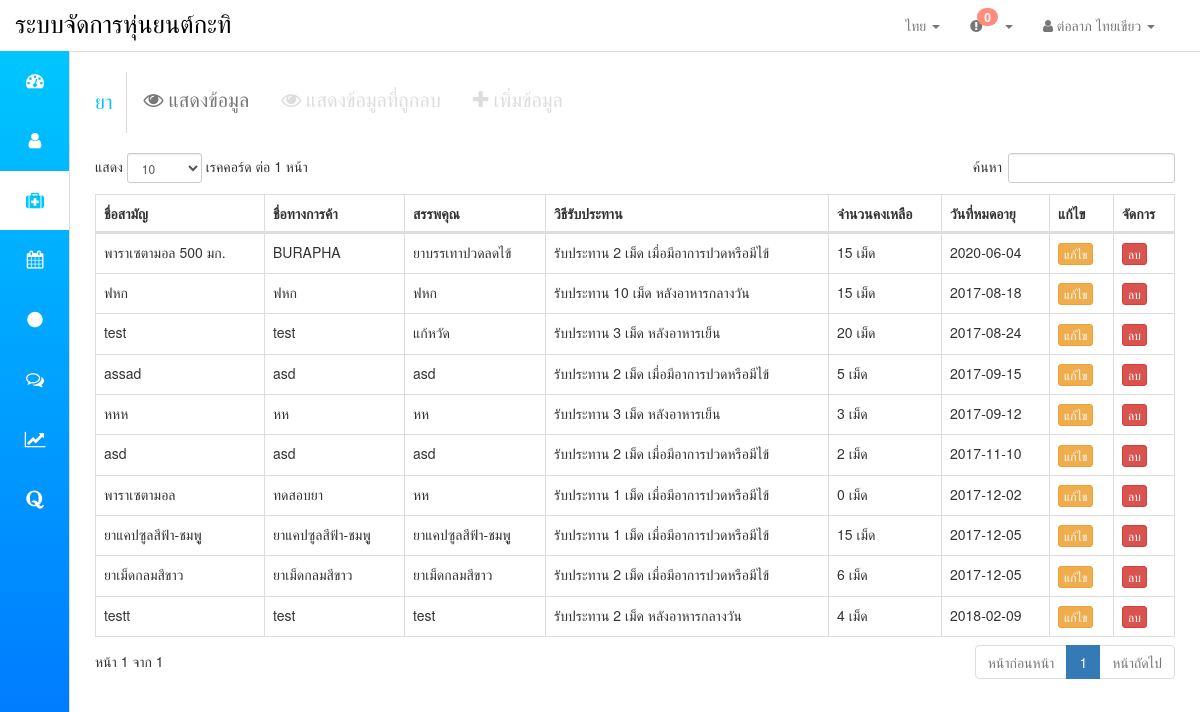
The page /display_pill.php (signed in) on the database as committed earlier.
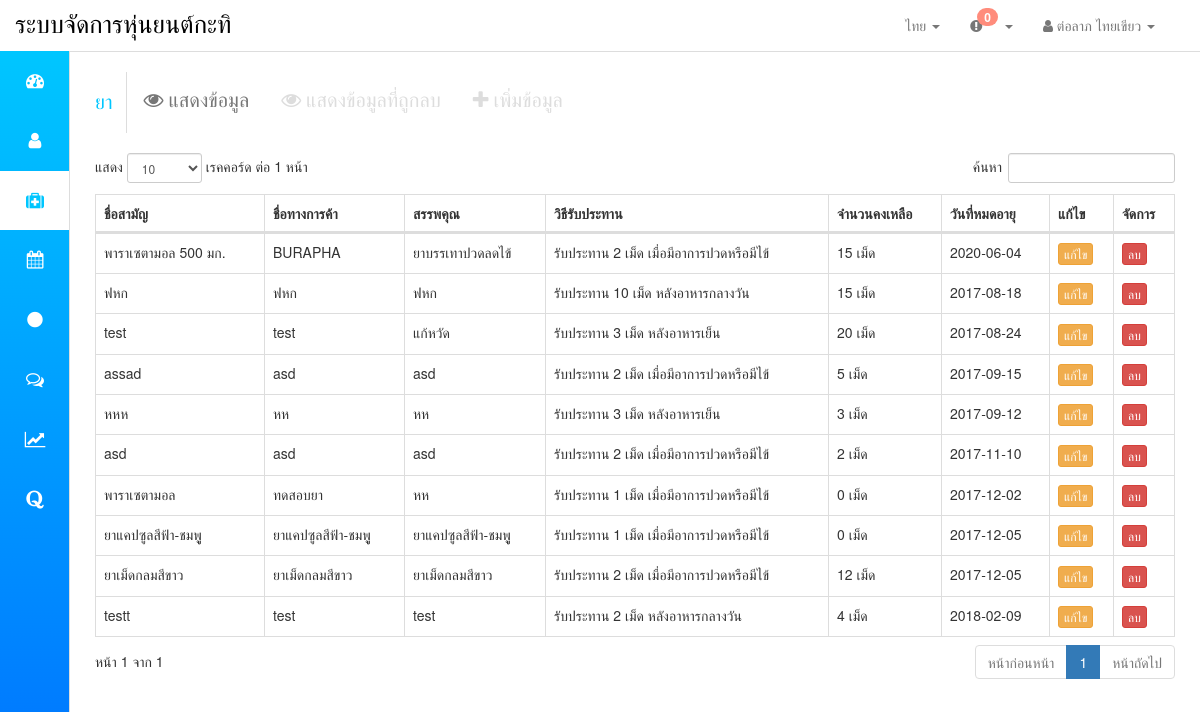
The same page on the database as committed later.
### tables this page shows
CREATE TABLE `pill` (
  `Pill_id` int(11) NOT NULL,
  `Pill_commonname_thai` varchar(100) NOT NULL,
  `Pill_commonname_english` varchar(100) NOT NULL,
  `Pill_brandname_thai` varchar(100) NOT NULL,
  `Pill_brandname_english` varchar(100) NOT NULL,
  `Pill_properties_thai` varchar(200) NOT NULL,
  `Pill_properties_english` varchar(100) NOT NULL,
  `Pill_duration` enum('painorfever','beforebreakfast','beforelunch','beforedinner') NOT NULL,
  `Pill_dispenseramount` int(1) NOT NULL,
  `Pill_left` int(2) NOT NULL,
  `Pill_expiry_date` date NOT NULL,
  `Pill_visiblestatus` tinyint(1) NOT NULL
);

### lang/th.php (called while the page is built, shortened)
<?php
	$strEtclanglabel="thai";
	$strNavbarbrand = "ระบบจัดการหุ่นยนต์กะทิ";
	$strCurrentlang = "ไทย";
	$strPill = "ยา";
	$strPillunit = "เม็ด";
	$strSubmenudisplayinformation = "แสดงข้อมูล";
	$strSubmenudisplaydeleteinformation = "แสดงข้อมูลที่ถูกลบ";
	$strSubmenuinsertinfomation = "เพิ่มข้อมูล";
	$strPillcommonnamelabel = "ชื่อสามัญ";
	$strPillbrandnamelabel = "ชื่อทางการค้า";
	$strPillpropertieslabel = "สรรพคุณ";
	$strPillmethodlabel = "วิธีรับประทาน";
	$strPillleftlabel = "จำนวนคงเหลือ";
	$strPillexpirydatelabel = "วันที่หมดอายุ";
	$strPilldurationtakelabel = "รับประทาน";
	$strTableedit= "แก้ไข";
	$strTablemanage= "จัดการ";
	$strTableeditbutton = "แก้ไข";
	$strTabledeletebutton = "ลบ";
	function unit_convert($num,$unit) {
			return $num." ".$unit;
	}
?>

### display_pill.php (the view, shortened to what this page needs)
<!DOCTYPE html>
<html>
<head>
<link href="bootstrap/css/bootstrap.css" rel="stylesheet"/>
<link rel="stylesheet" href="font-awesome-4.7.0/css/font-awesome.min.css">
<link href="bootstrap/css/custom.css" rel="stylesheet"/>
<link rel="stylesheet" href="DataTables-1.10.15/media/css/dataTables.bootstrap.min.css" />
<link rel="stylesheet" type="text/css" href="sweetalert-master/dist/sweetalert.css">
</head>
<body>
<?php
include("connect.php");
$sql = "SELECT * FROM `pill` WHERE Pill_visiblestatus = '1' ORDER BY Pill_id";
$result=$conn->query($sql);
?>
<div id="wrapper">
      <?php include("menu.php"); ?>
     <div id="page-wrapper">
       <div class="container-fluid">
       <div class="row">
       <div class="col-md-12">
      <ul class="sub_menu">
  <li class="brand"><?php echo $strPill;?></li>
  <li><a href="#" class="display"><i class="fa fa-eye" aria-hidden="true"></i> <?php echo $strSubmenudisplayinformation;?></a></li>
   <li><a href="display_pill_restore.php" class="display_restore"><i class="fa fa-eye" aria-hidden="true"></i> <?php echo $strSubmenudisplaydeleteinformation;?></a></li>
    <li><a href="insert_pill_form.php" class="add"><i class="fa fa-plus" aria-hidden="true"></i> <?php echo $strSubmenuinsertinfomation;?></a></li>
</ul>
     </div>
     </div>
      <div class="row">
      <div class="col-md-12">
   <table id="pill_data" class="table table-bordered">
    <thead>
      <tr>
        <th><?php echo $strPillcommonnamelabel ;?></th>
        <th><?php echo $strPillbrandnamelabel ;?></th>
        <th><?php echo $strPillpropertieslabel ;?></th>
        <th><?php echo $strPillmethodlabel ;?></th>
          <th><?php echo $strPillleftlabel ;?></th>
          <th><?php echo $strPillexpirydatelabel ;?></th>
            <th><?php echo $strTableedit ;?></th>
          <th><?php echo $strTablemanage ;?></th>
      </tr>
    </thead>
    <tbody>
    <?php while($row=$result->fetch_assoc()){
     ?>
      <tr>
        <td><?php echo $row['Pill_commonname_'.$strEtclanglabel];?></td>
        <td><?php echo $row['Pill_brandname_'.$strEtclanglabel];?></td>
        <td><?php echo $row['Pill_properties_'.$strEtclanglabel];?></td>
        <td><?php echo $strPilldurationtakelabel." ".unit_convert($row['Pill_dispenseramount'],$strPillunit)." ".${"strPillduration".$row['Pill_duration']."label"};?></td>
           <td><?php echo unit_convert($row['Pill_left'],$strPillunit);?></td>
            <td><?php echo $row['Pill_expiry_date'];?></td>
<td>
<button type="button" class="btn btn-warning btn-xs" onClick="edit_pill(<?= $row['Pill_id'] ?>)"><?php echo $strTableeditbutton;?></button>
</td>
<td>
<button type="button" class="btn btn-danger btn-xs" onClick="hide_pill(<?= $row['Pill_id'] ?>)"><?php echo $strTabledeletebutton;?></button>
</td>
      </tr>
     <?php } ?>
    </tbody>
  </table>
</div>
  </div>
</div>
</div>
</div>
</body>
</html>

### menu.php (shortened to what this page needs)
  <nav class="navbar navbar-default navbar-fixed-top">
<div class="container-fluid">
    <div class="navbar-header">
       <a class="navbar-brand" href="#" style="font-family: 'Mitr', sans-serif;font-size: 25px; color:#000000;"><?php echo $strNavbarbrand;?></a>
    </div>
   <div class="collapse navbar-collapse" id="myNavbar">
         <ul class="nav navbar-nav navbar-right">
          <?php
if(!isset($_SESSION['Member_id']) || $_SESSION['Member_id']==""){
 ?>
   <li class="dropdown">
      <a class="dropdown-toggle" data-toggle="dropdown" href="#"><?php echo $strCurrentlang;?>
        <span class="caret"></span>
        <ul class="dropdown-menu">
          <li><a href="lang/thai_lang_select.php"><?php echo $strThailang;?></a></li>
          <li><a href="lang/english_lang_select.php"><?php echo $strEnglishlang;?></a></li>
        </ul>
      </a>
   </li>
 <li><a href="login_form.php"><i class="fa fa-sign-in" aria-hidden="true"></i> <?php echo $strNavbarlogin;?></a></li>
 <?php
}
else
{
  ?>
   <li class="dropdown">
      <a class="dropdown-toggle" data-toggle="dropdown" href="#"><?php echo $strCurrentlang;?>
        <span class="caret"></span>
      </a>
   </li>
           <li class="dropdown" id="notification_dropdown">
        <a class="dropdown-toggle" data-toggle="dropdown" href="#" id="notification_button"><i class="fa fa-exclamation-circle" aria-hidden="true"></i><span class="badge badge-notify">0</span><span class="caret"></span></a>
      </li>
           <li class="dropdown">
        <a class="dropdown-toggle" data-toggle="dropdown" href="#"><i class="fa fa-user" aria-hidden="true"></i> <?php echo $_SESSION['Member_name'];?>
        <span class="caret"></span></a>
      </li>
        <li><a href="#"></a></li>
    <?php
}
?>
         </ul>
          <ul class="nav navbar-bar side-nav" >
                <li>
                <li class="menu_item">
                    <a href="index.php" class="dashboard"><h4><i class="fa fa-tachometer" aria-hidden="true"></i></h4><span class="menu_text"><?php echo $strDashboard;?></span></a>
                </li>
                 <li class="menu_item">
                    <a href="display_person.php" class="person"><h4><i class="fa fa-user" aria-hidden="true"></i></h4><span class="menu_text"><?php echo $strPerson;?></span></a>
                </li>
                 <li class="menu_item">
                    <a href="display_pill.php" class="pill"><h4><i class="fa fa-medkit" aria-hidden="true"></i></h4><span class="menu_text"><?php echo $strPill;?></span></a>
                </li>
                <li class="menu_item">
                    <a href="display_schedule.php" class="schedule"><h4><i class="fa fa-calendar" aria-hidden="true"></i></h4><span class="menu_text"><?php echo $strSchedule;?></span></a>
                </li>
                 <li class="menu_item">
                    <a href="display_slot.php" class="slot"><h4><i class="fa fa-circle" aria-hidden="true"></i></h4><span class="menu_text"><?php echo $strSlot;?></span></a>
                </li>
                 <li class="menu_item">
                    <a href="display_conversation.php" class="conversation"><h4><i class="fa fa-comments-o" aria-hidden="true"></i>
</h4><span class="menu_text"><?php echo $strConversation;?></span></a>
                </li>
                 <li class="menu_item">
                    <a href="report_behavior.php" class="report"><h4><i class="fa fa-line-chart" aria-hidden="true"></i>
</h4><span class="menu_text"><?php echo $strReport;?></span></a>
                </li>
                    <li class="menu_item">
                    <a href="report_behavior.php" class="faq"><h4><i class="fa fa-quora" aria-hidden="true"></i>
</h4><span class="menu_text"><?php echo $strFaq;?></span></a>
                </li>
            </ul>
    </div>
    </nav>

Rows that differ between the two databases and show on the page:
changed pill "ยาแคปซูลสีฟ้า-ชมพูู": Pill_left "15 เม็ด" → "0 เม็ด"
changed pill "ยาเม็ดกลมสีขาว": Pill_left "6 เม็ด" → "12 เม็ด"
